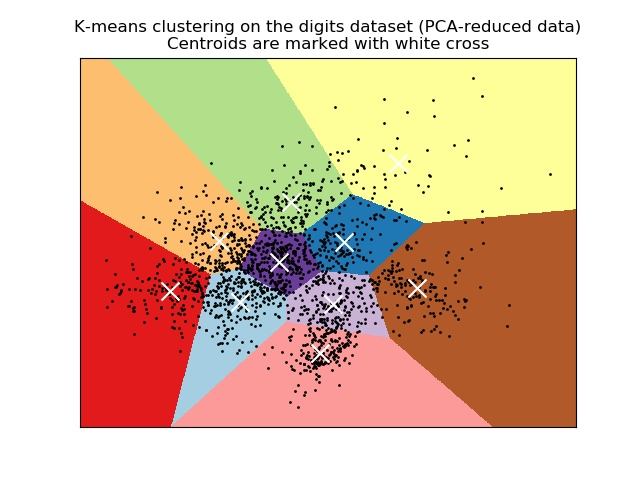

This chart was generated by the following Python code:

# print(__doc__)

from time import time
import numpy as np
import matplotlib.pyplot as plt

from sklearn import metrics
from sklearn.cluster import KMeans
from sklearn.datasets import load_digits
from sklearn.decomposition import PCA
from sklearn.preprocessing import scale

np.random.seed(42)

digits = load_digits()
data = scale(digits.data) #数据标准化

# 1794 64
n_samples, n_features = data.shape
n_digits = len(np.unique(digits.target))
labels = digits.target


sample_size = 300

print("n_digits: %d, \t n_samples %d, \t n_features %d"
      % (n_digits, n_samples, n_features))


print(82 * '_')
print('init\t\ttime\tinertia\thomo\tcompl\tv-meas\tARI\tAMI\tsilhouette')


def bench_k_means(estimator, name, data):
    t0 = time()
    estimator.fit(data)
    print('%-9s\t%.2fs\t%i\t%.3f\t%.3f\t%.3f\t%.3f\t%.3f\t%.3f'
          % (name, (time() - t0), estimator.inertia_,
             metrics.homogeneity_score(labels, estimator.labels_),
             metrics.completeness_score(labels, estimator.labels_),
             metrics.v_measure_score(labels, estimator.labels_),
             metrics.adjusted_rand_score(labels, estimator.labels_),
             metrics.adjusted_mutual_info_score(labels,  estimator.labels_,
                                                average_method='arithmetic'),
             metrics.silhouette_score(data, estimator.labels_,
                                      metric='euclidean',
                                      sample_size=sample_size)))

bench_k_means(KMeans(init='k-means++', n_clusters=n_digits, n_init=10),
              name="k-means++", data=data)

bench_k_means(KMeans(init='random', n_clusters=n_digits, n_init=10),
              name="random", data=data)

# in this case the seeding of the centers is deterministic, hence we run the
# kmeans algorithm only once with n_init=1
pca = PCA(n_components=n_digits).fit(data)
bench_k_means(KMeans(init=pca.components_, n_clusters=n_digits, n_init=1),
              name="PCA-based",
              data=data)
print(82 * '_')

# #############################################################################
# Visualize the results on PCA-reduced data

reduced_data = PCA(n_components=2).fit_transform(data)
kmeans = KMeans(init='k-means++', n_clusters=n_digits, n_init=10)
kmeans.fit(reduced_data)

# Step size of the mesh. Decrease to increase the quality of the VQ.
h = .02     # point in the mesh [x_min, x_max]x[y_min, y_max].


# Plot the decision boundary. For that, we will assign a color to each
x_min, x_max = reduced_data[:, 0].min() - 1, reduced_data[:, 0].max() + 1
y_min, y_max = reduced_data[:, 1].min() - 1, reduced_data[:, 1].max() + 1
xx, yy = np.meshgrid(np.arange(x_min, x_max, h), np.arange(y_min, y_max, h))

# Obtain labels for each point in mesh. Use last trained model.
Z = kmeans.predict(np.c_[xx.ravel(), yy.ravel()])

# Put the result into a color plot
Z = Z.reshape(xx.shape)
plt.figure(1)
plt.clf()
plt.imshow(Z, interpolation='nearest',
           extent=(xx.min(), xx.max(), yy.min(), yy.max()),
           cmap=plt.cm.Paired,
           aspect='auto', origin='lower')

plt.plot(reduced_data[:, 0], reduced_data[:, 1], 'k.', markersize=2)
# Plot the centroids as a white X
centroids = kmeans.cluster_centers_
plt.scatter(centroids[:, 0], centroids[:, 1],
            marker='x', s=169, linewidths=3,
            color='w', zorder=10)
plt.title('K-means clustering on the digits dataset (PCA-reduced data)\n'
          'Centroids are marked with white cross')
plt.xlim(x_min, x_max)
plt.ylim(y_min, y_max)
plt.xticks(())
plt.yticks(())
plt.show()
